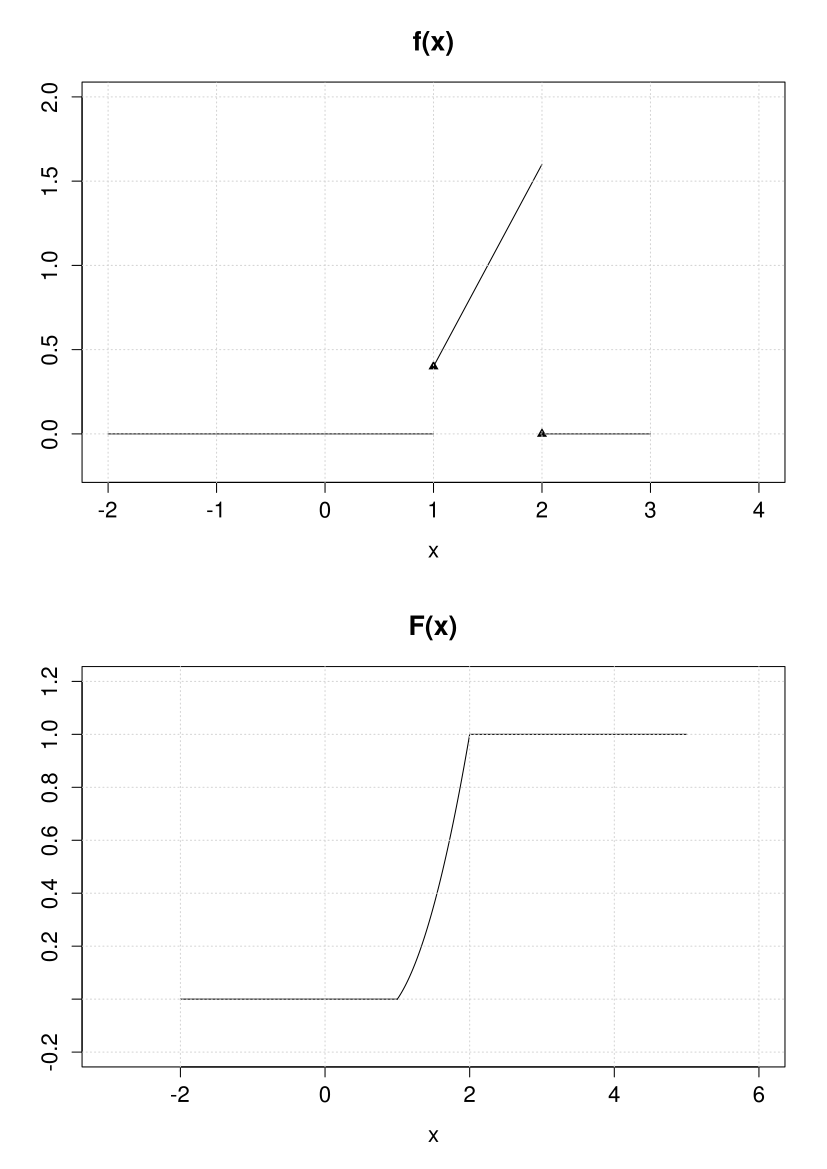

The R source for this figure:
par(mfrow = c(2, 1))

# f(x)
curve(2*(3*x-2)/5,
      from = 1,
      to = 2,
      xlim = c(-2, 4),
      ylim = c(-0.2, 2),
      ylab = "",
      main = "f(x)")

curve(x*0, -2, 1, add = TRUE)
curve(x*0, 2, 3, add = TRUE)
points(1, 2/5, pch = 17)
points(2, 0, pch = 17)
grid()

# F(x)
curve((3*x^2-4*x+1) / 5,
      from = 1,
      to = 2,
      xlim = c(-3, 6),
      ylim = c(-0.2, 1.2),
      ylab = "",
      main = "F(x)")

curve(x*0, -2, 1, add = TRUE)
curve(x / x, 2, 5, add = TRUE)
grid()
